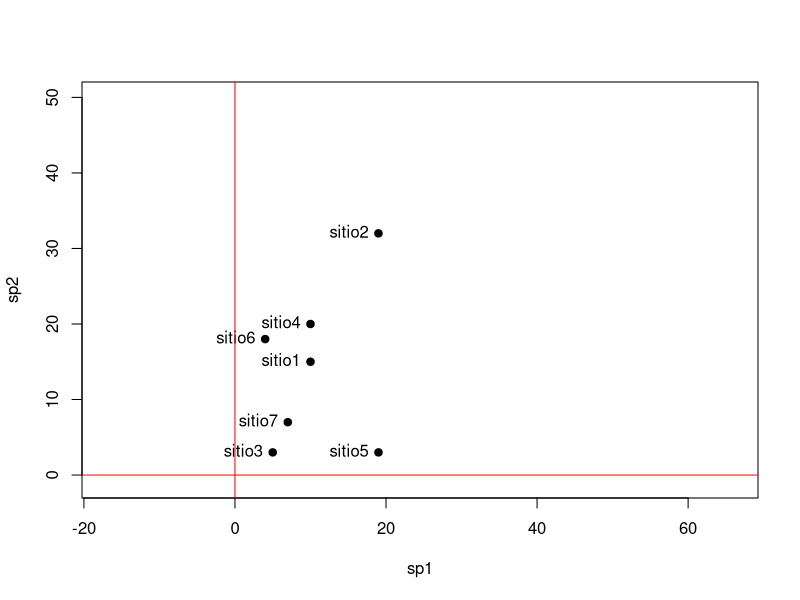
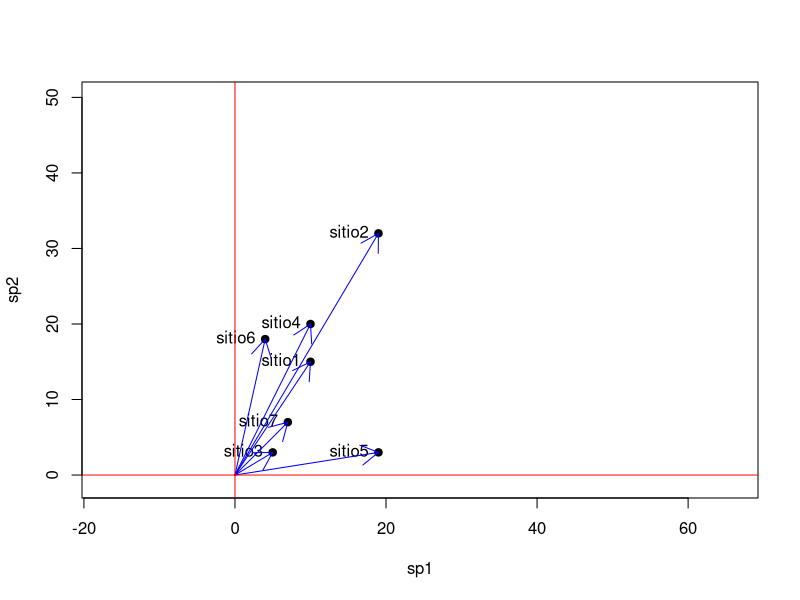
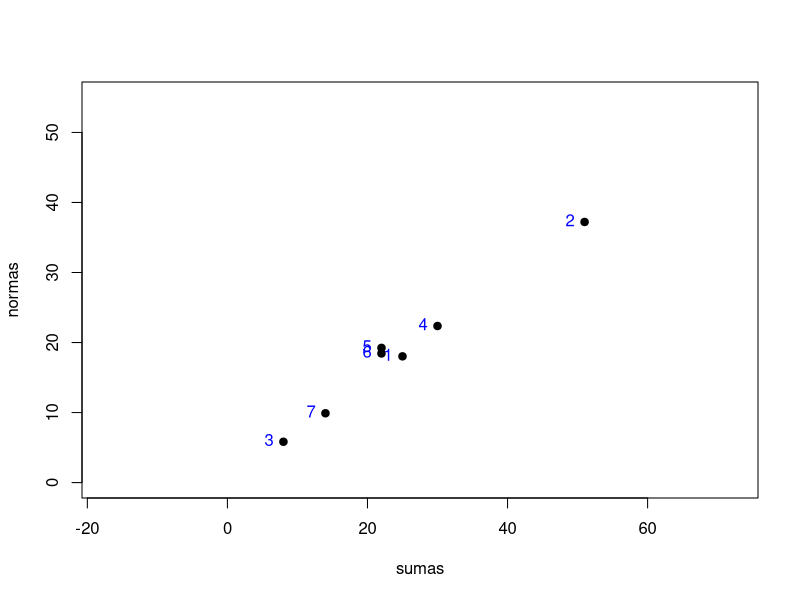
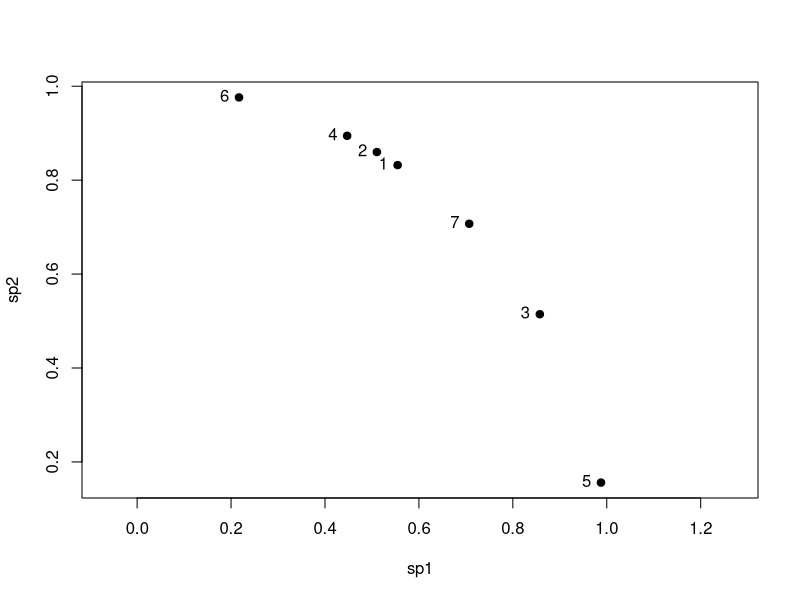
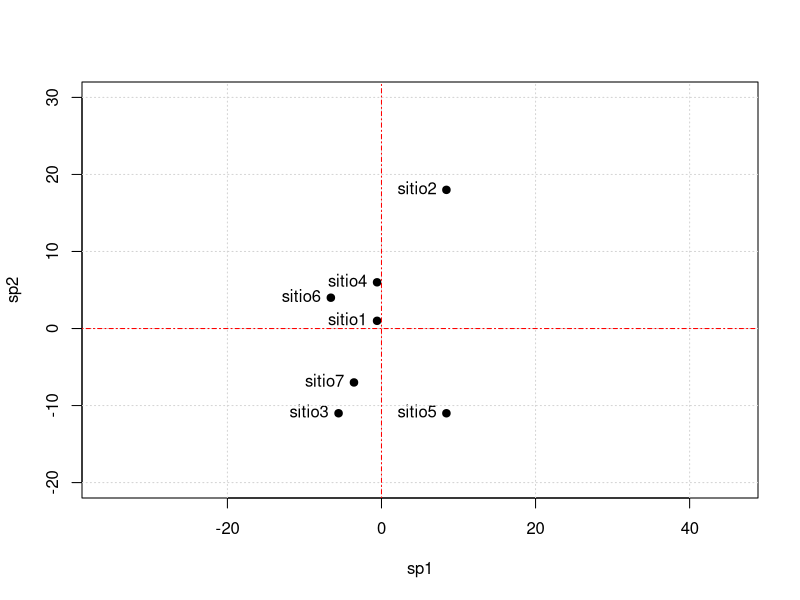
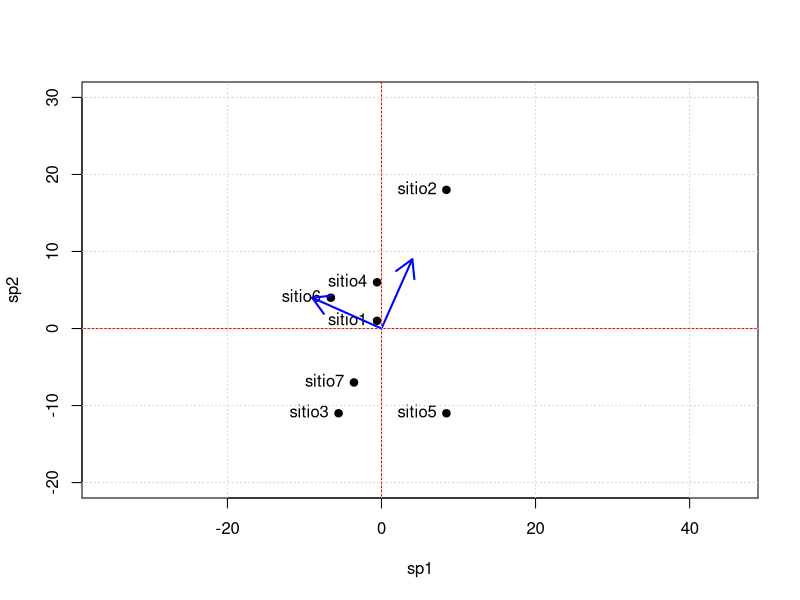
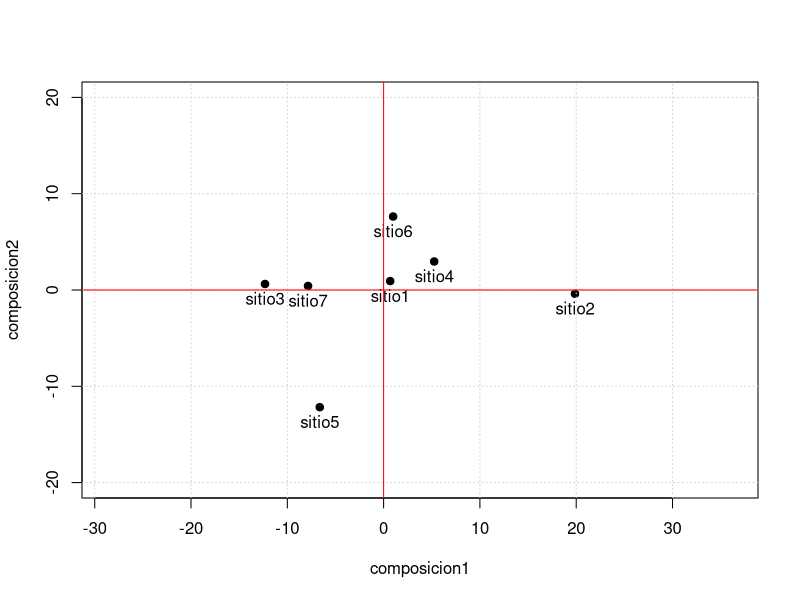
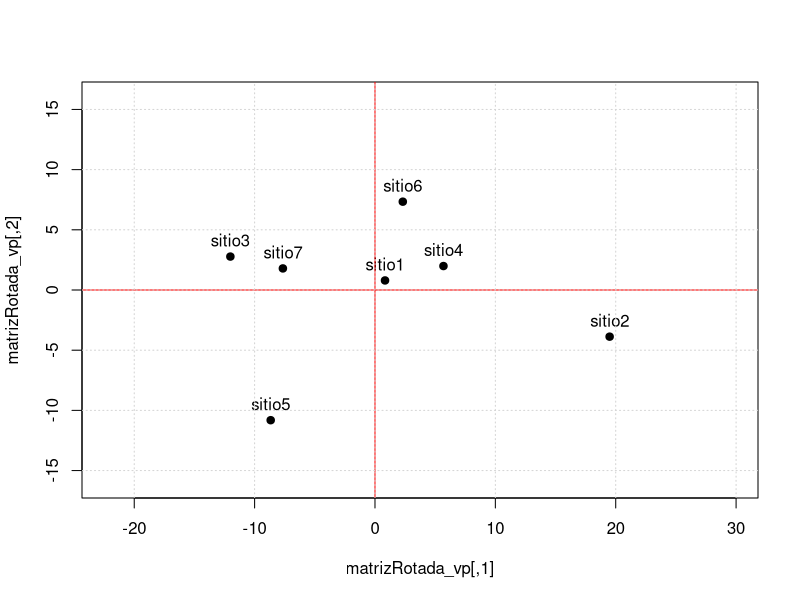

The R script that drew these images, in order:
## ---- chunk 1
# Lectura de base de datos

baseAbun1 <- read.table("ejemplo1.txt", header = TRUE, row.names = 1)
## ---- chunk 2
matrizAbun <- as.matrix(baseAbun1)
matrizAbun
## ---- chunk 3
plot(matrizAbun, xlim = c(-1, 50), ylim = c(-1, 50), asp = 1, pch = 19)
text(matrizAbun, labels = row.names(matrizAbun), pos = 2)
abline(v = 0, col = "red")
abline(h = 0, col = "red")
## ---- chunk 4
sumas <- rowSums(matrizAbun)
sumas
## ---- chunk 5
nsitio1 <- sqrt(sum(matrizAbun[1, ] ^ 2))
nsitio1
nsitio2 <- sqrt(sum(matrizAbun[2, ] ^ 2))
nsitio2
## ---- chunk 6
normas <- sqrt(rowSums(matrizAbun ^ 2))
normas
## ---- chunk 7
plot(matrizAbun, xlim = c(-1, 50), ylim = c(-1, 50), asp = 1, pch = 19)
text(matrizAbun, labels = row.names(matrizAbun), pos = 2)
arrows(0, 0, matrizAbun[, 1], matrizAbun[, 2], col = "blue", length = 0.2)
abline(v = 0, col = "red")
abline(h = 0, col = "red")
## ---- chunk 8
plot(sumas, normas,
     asp = 1, xlim = c(0, 55), ylim = c(0, 55), pch =19)
text(sumas, normas, labels = 1:nrow(matrizAbun), pos = 2, col = "blue")
## ---- chunk 9
matrizAbun
## ---- chunk 10
normas
## ---- chunk 11
matrizNormalizadas <- matrizAbun/normas
matrizNormalizadas
## ---- chunk 12

plot(matrizNormalizadas, asp = 1, pch = 19)
text(matrizNormalizadas, labels = 1:nrow(matrizAbun), pos = 2)

## ---- chunk 13
promedios <- colMeans(matrizAbun)
promedios
## ---- chunk 14
matrizCentrada <- t(t(matrizAbun) - promedios)
matrizCentrada
## ---- chunk 15
plot(matrizCentrada,xlim = c(-20, 30), ylim = c(-20, 30), asp = 1, pch = 19)
text(matrizCentrada, labels = row.names(matrizAbun), pos = 2)
grid()
abline(h = 0, col = "red", lty = 4)
abline(v = 0, col = "red", lty = 4)

## ---- chunk 16
matrizAbun
## ---- chunk 17
var(matrizAbun)
## ---- chunk 18
matrizCentrada
## ---- chunk 19
var(matrizCentrada)
## ---- chunk 20
composicion1 <- c(4, 9)
composicion2 <- c(-9, 4)
## ---- chunk 21
composicion1
## ---- chunk 22
promedios
## ---- chunk 23
promedios + composicion1
## ---- chunk 24
promedios + composicion2
## ---- chunk 25
## Producto punto de dos vectores
composicion1%*%composicion2
## ---- chunk 26
## Matriz con los vectores de referencia
composicion <- rbind(composicion1, composicion2)
composicion
## ---- chunk 27

plot(matrizCentrada,xlim = c(-20, 30), ylim = c(-20, 30), asp = 1, pch = 19)
text(matrizCentrada, labels = row.names(matrizAbun), pos = 2)
abline(h = 0, col = "red")
abline(v = 0, col = "red")
arrows(0, 0, composicion1[1], composicion1[2], col = "blue", length = 0.2, lwd = 2)
arrows(0, 0, composicion2[1], composicion2[2], col = "blue", length = 0.2, lwd = 2)
grid()
## ---- chunk 28
compoUnidad <- composicion / sqrt(rowSums(composicion ^ 2))
compoUnidad
## ---- chunk 29
matrizProyectada <- matrizCentrada %*% t(compoUnidad)
matrizProyectada
## ---- chunk 30
plot(matrizProyectada, asp = 1, pch = 19, ylim = c(-20, 20))
text(matrizProyectada, labels = row.names(matrizAbun), pos = 1)
grid()
abline(h = 0, col = "red")
abline(v = 0, col = "red")
## ---- chunk 31
var(matrizProyectada)
## ---- chunk 32
matrizCentrada
## ---- chunk 33
matrizProyectada
## ---- chunk 34
m_vc <- var(matrizCentrada)
vp1 <- eigen(m_vc)
vp1
## ---- chunk 35
(matrizRotada_vp <- matrizCentrada%*%vp1$vectors)
## ---- chunk 36
plot(matrizRotada_vp, asp = 1, pch = 19, ylim = c(-16, 16))
text(matrizRotada_vp, labels = row.names(matrizAbun), pos = 3)
abline(h=0, col = "red")
abline(v=0, col = "red")
grid()
## ---- chunk 37
round(var(matrizRotada_vp), 3)
